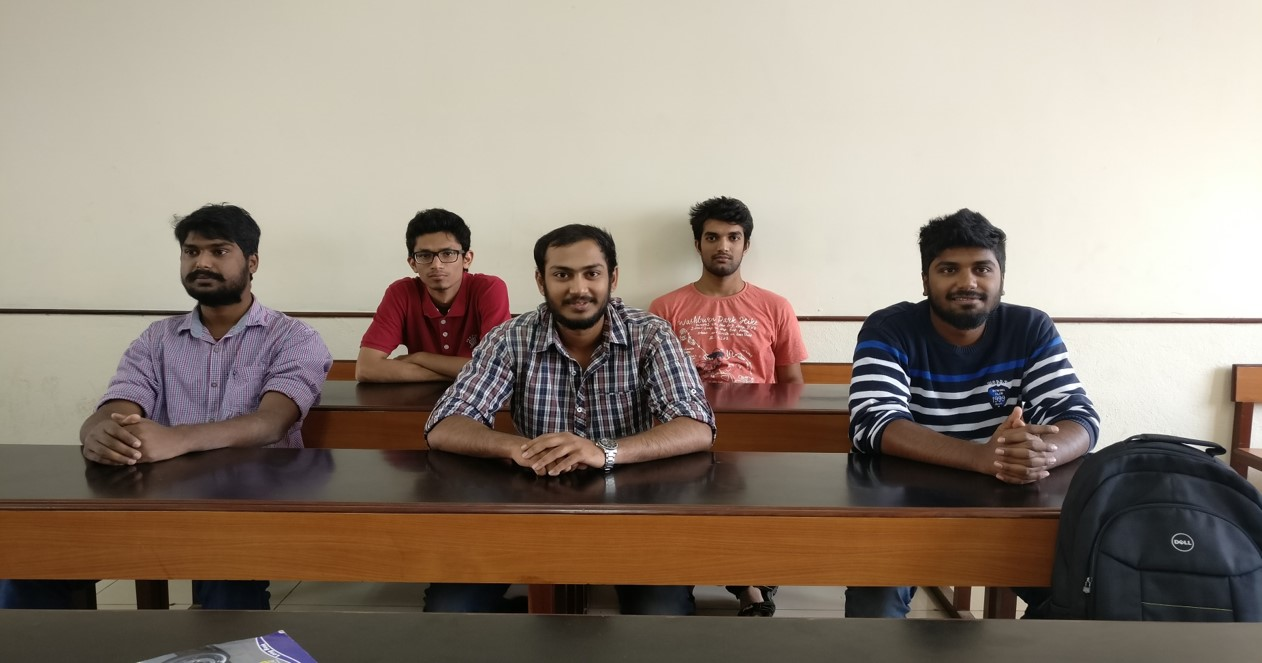
#> input picture viola/Picture1.jpg, 1262 x 663 px
$ jupyter execute working_viola.ipynb
#> lines starting #> are read from the running program, lines starting #| are printed output that depends on the picture; after the words box and inside, x2 and y2 are one past the last pixel; in counts of white or black regions, pixels touching at a corner belong together
[cell 1]
'''
viola jones algo

'''

import cv2

def facechop(image):
#> called with image = 'Picture1.jpg'
    facedata = "haarcascade_frontalface_default.xml"
    cascade = cv2.CascadeClassifier(facedata)

    img = cv2.imread(image)
#> img is the input picture: shape (663, 1262, 3); mean B, G, R 122.8, 135.4, 148.4

    #minisize = (img.shape[1],img.shape[0])
    #miniframe = cv2.resize(img, minisize)

    faces = cascade.detectMultiScale(img)
#> faces = [[692, 214, 62, 62], [405, 230, 64, 64], [168, 223, 75, 75], [926, 238, 81, 81], [535, 240, 86, 86]]

    for f in faces:
        x, y, w, h = [ v for v in f ]
        cv2.rectangle(img, (x,y), (x+w,y+h), (255,255,255))

        sub_face = img[y:y+h, x:x+w]
        face_file_name ="face"+str(y) + ".jpg"
        cv2.imwrite(face_file_name, sub_face)
#> this loop made 5 passes
#> (x, y, w, h, face_file_name) on passes 1 to 5: (692, 214, 62, 62, 'face214.jpg'), (405, 230, 64, 64, 'face230.jpg'), (168, 223, 75, 75, 'face223.jpg'), (926, 238, 81, 81, 'face238.jpg'), (535, 240, 86, 86, 'face240.jpg')
#> pass 1, in facechop, `sub_face = img[y:y+h, x:x+w]`:
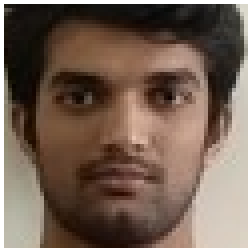
#> sub_face: shape (62, 62, 3) (shown 4 times larger); mean B, G, R 80.6, 94, 114
#> pass 2, in facechop, `sub_face = img[y:y+h, x:x+w]`:
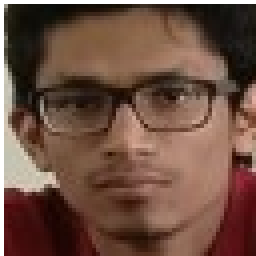
#> sub_face: shape (64, 64, 3) (shown 4 times larger); mean B, G, R 66.1, 79.8, 110.2
#> pass 3, in facechop, `sub_face = img[y:y+h, x:x+w]`:
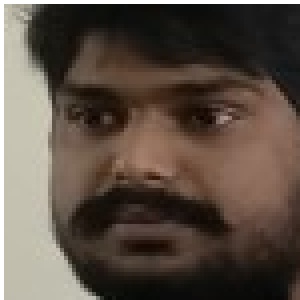
#> sub_face: shape (75, 75, 3) (shown 4 times larger); mean B, G, R 68.7, 78.9, 91.4
#> after the loop:
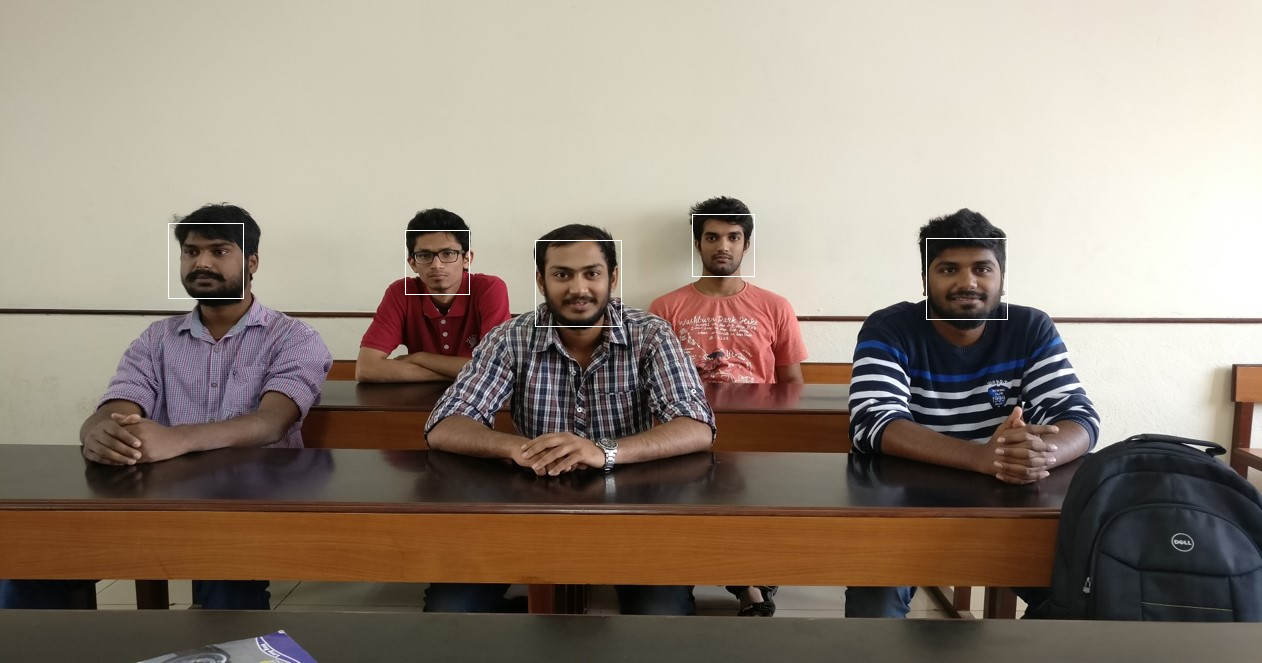
#> img: shape (663, 1262, 3); 0.18% of pixels changed, all inside (x1, y1, x2, y2) = (168, 214, 1008, 327)

    cv2.imshow(image, img)
    cv2.waitKey(0)
    cv2.destroyAllWindows()

    return

facechop("Picture1.jpg")
